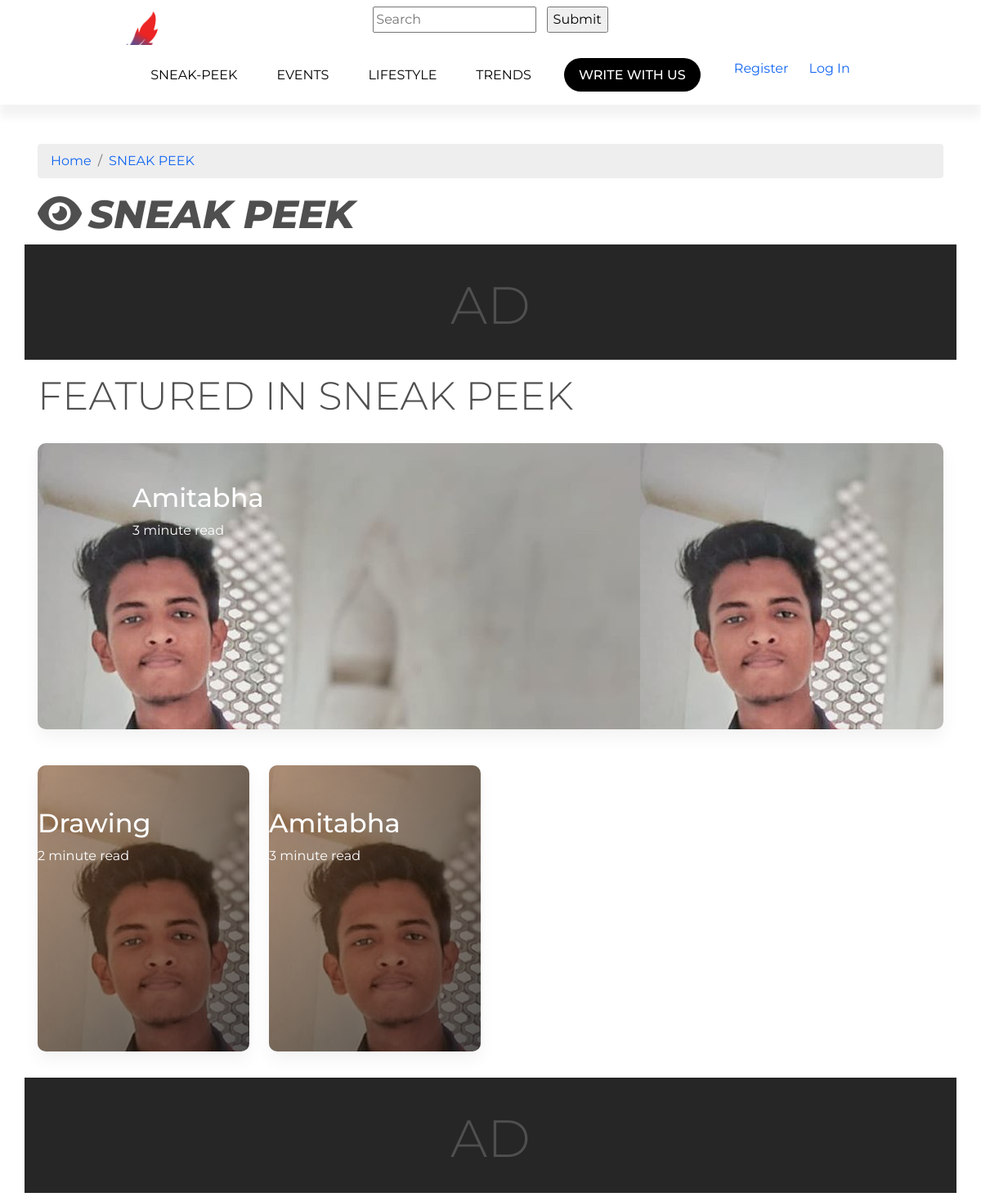
The app's page /sneakpeek/ (upper part), older data.
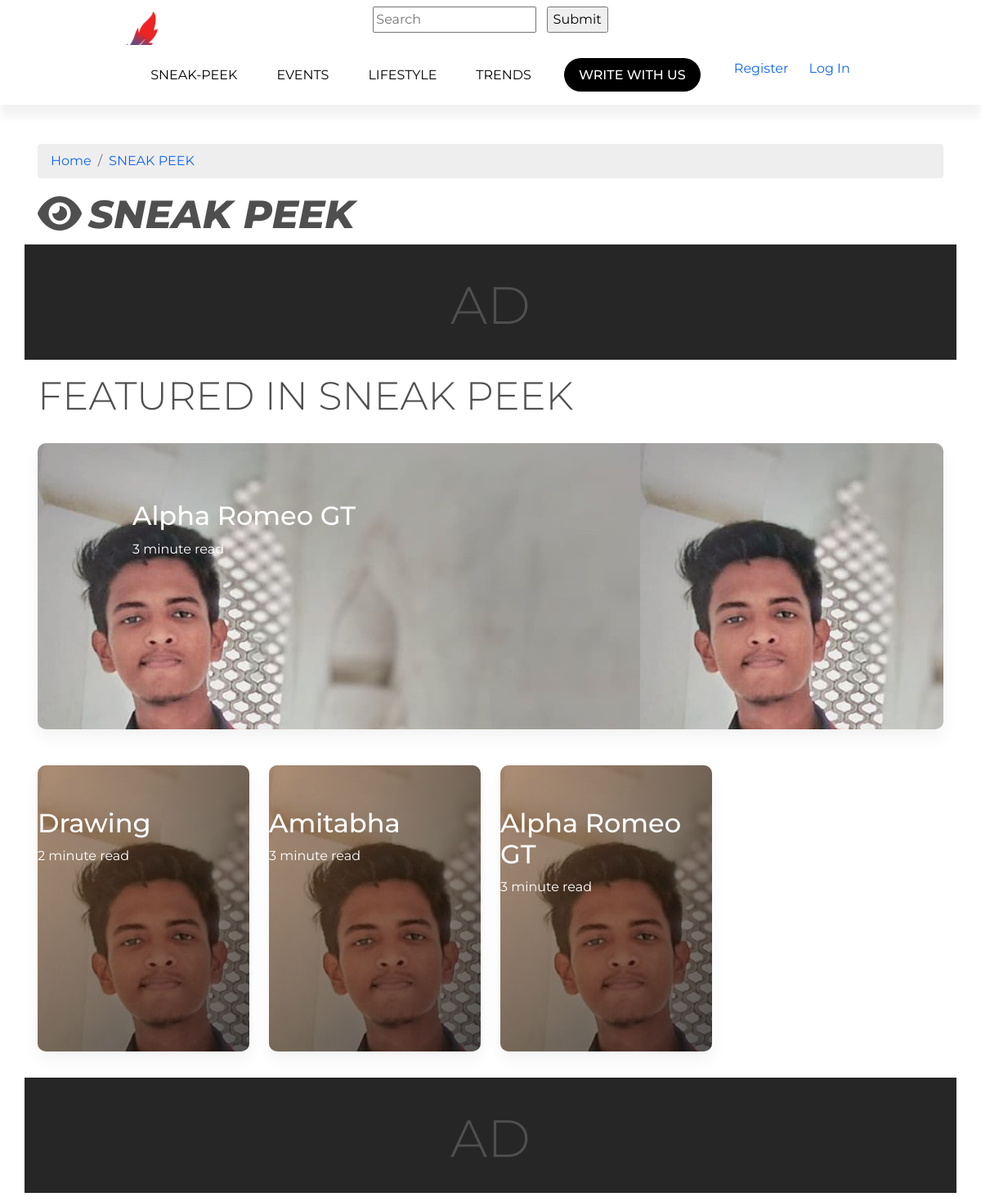
The same page, newer data.
### Blog/models.py (models this page shows, shortened)
class Post(models.Model):
    blogChoice = (
        ('Sneak Peek', 'Sneak Peek'),
        ('Events', 'Events'),
        ('Lifestyle', 'Lifestyle'),
        ('Trends', 'Trends'),
    )
    blogType = models.CharField(max_length=25, choices=blogChoice, null=True)
    title = models.CharField(max_length=100)
    cover = models.ImageField(upload_to='Blog Image')
    content = tinymce_models.HTMLField()
    timestamp = models.DateTimeField(auto_now_add=True, blank=True)
    approve = models.BooleanField(default=False)
    recommend = models.BooleanField(default=False)
    time = models.IntegerField()
    likes = models.ManyToManyField(User, related_name='blog_posts', blank=True)
    view = models.ManyToManyField(User, related_name='blog_views', blank=True)
    post_writer = models.ForeignKey(Writer,null=True, related_name="tags", related_query_name="tag", on_delete=models.CASCADE)

### Blog/views.py (the view)
# urls.py: path('sneakpeek/', views.sneakpeek, name="sneakpeek"),
def sneakpeek(request):
    sneakpeek = Post.objects.filter(approve=True, blogType='Sneak Peek')
    s1 = sneakpeek[len(sneakpeek)-1]
    context = {'sneakpeek': sneakpeek, 's1': s1}
    return render(request, "Blog/sneakpeek.html", context)

### templates/Blog/sneakpeek.html
{% extends 'Blog/category.html' %}
{% block bread %}SNEAK PEEK{% endblock %}
{% block heading %}SNEAK PEEK{% endblock %}
{% block feat %}SNEAK PEEK{% endblock %}
{% block feattrend %}
<div class="card text-center" id="trendcards" style="background: url({{s1.cover.url}});">
    <a href="{% url 'blog' s1.id %}">
        <div class="card-body " id="big">
            <p class="h2">{{s1.title}}</p>
            <p>{{s1.time}} minute read</p>
        </div>
    </a>
</div>
{% endblock %}
{% block trendcards %}
{% for sp in sneakpeek %}
<div class="col-md-3">
    <a href="{% url 'blog' sp.id %}">
        <div class="card text-center" id="trendcards" style="background: url({{sp.cover.url}});">
            <div class="" id="z">
                <p class="h2">{{sp.title}}</p>
                <p>{{sp.time}} minute read</p>
            </div>
        </div>
    </a>
</div>
{% endfor %}
{% endblock %}

Row changes from the older to the newer data that the page shows:
added Post: cover (picture), title "Alpha Romeo GT", time "3"
Text that changed along with them:
{{ s1.title }}: "Amitabha" → "Alpha Romeo GT"
